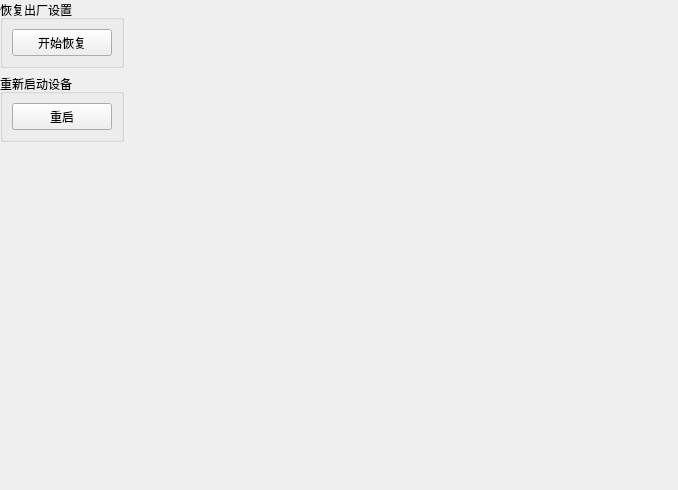
<?xml version="1.0" encoding="UTF-8"?>
<ui version="4.0">
 <class>DevcieControl</class>
 <widget class="QWidget" name="DevcieControl">
  <property name="geometry">
   <rect>
    <x>0</x>
    <y>0</y>
    <width>678</width>
    <height>490</height>
   </rect>
  </property>
  <property name="sizePolicy">
   <sizepolicy hsizetype="Expanding" vsizetype="Expanding">
    <horstretch>0</horstretch>
    <verstretch>0</verstretch>
   </sizepolicy>
  </property>
  <property name="windowTitle">
   <string>Form</string>
  </property>
  <layout class="QGridLayout" name="gridLayout">
   <property name="margin">
    <number>0</number>
   </property>
   <item row="0" column="0">
    <widget class="QGroupBox" name="gbResotre">
     <property name="sizePolicy">
      <sizepolicy hsizetype="Fixed" vsizetype="Fixed">
       <horstretch>0</horstretch>
       <verstretch>0</verstretch>
      </sizepolicy>
     </property>
     <property name="title">
      <string>恢复出厂设置</string>
     </property>
     <layout class="QVBoxLayout" name="verticalLayout_2">
      <property name="sizeConstraint">
       <enum>QLayout::SetFixedSize</enum>
      </property>
      <item>
       <widget class="QPushButton" name="btnStartRestore">
        <property name="sizePolicy">
         <sizepolicy hsizetype="Fixed" vsizetype="Fixed">
          <horstretch>0</horstretch>
          <verstretch>0</verstretch>
         </sizepolicy>
        </property>
        <property name="minimumSize">
         <size>
          <width>100</width>
          <height>27</height>
         </size>
        </property>
        <property name="maximumSize">
         <size>
          <width>100</width>
          <height>27</height>
         </size>
        </property>
        <property name="text">
         <string>开始恢复</string>
        </property>
       </widget>
      </item>
     </layout>
    </widget>
   </item>
   <item row="0" column="1">
    <spacer name="horizontalSpacer">
     <property name="orientation">
      <enum>Qt::Horizontal</enum>
     </property>
     <property name="sizeHint" stdset="0">
      <size>
       <width>543</width>
       <height>20</height>
      </size>
     </property>
    </spacer>
   </item>
   <item row="1" column="0">
    <widget class="QGroupBox" name="gbReboot">
     <property name="title">
      <string>重新启动设备</string>
     </property>
     <layout class="QVBoxLayout" name="verticalLayout">
      <property name="sizeConstraint">
       <enum>QLayout::SetFixedSize</enum>
      </property>
      <item>
       <widget class="QPushButton" name="pushButton_2">
        <property name="sizePolicy">
         <sizepolicy hsizetype="Fixed" vsizetype="Fixed">
          <horstretch>0</horstretch>
          <verstretch>0</verstretch>
         </sizepolicy>
        </property>
        <property name="minimumSize">
         <size>
          <width>100</width>
          <height>27</height>
         </size>
        </property>
        <property name="maximumSize">
         <size>
          <width>100</width>
          <height>27</height>
         </size>
        </property>
        <property name="text">
         <string>重启</string>
        </property>
       </widget>
      </item>
     </layout>
    </widget>
   </item>
   <item row="1" column="1">
    <spacer name="horizontalSpacer_2">
     <property name="orientation">
      <enum>Qt::Horizontal</enum>
     </property>
     <property name="sizeHint" stdset="0">
      <size>
       <width>543</width>
       <height>20</height>
      </size>
     </property>
    </spacer>
   </item>
   <item row="2" column="0">
    <spacer name="verticalSpacer">
     <property name="orientation">
      <enum>Qt::Vertical</enum>
     </property>
     <property name="sizeHint" stdset="0">
      <size>
       <width>20</width>
       <height>349</height>
      </size>
     </property>
    </spacer>
   </item>
  </layout>
 </widget>
 <resources/>
 <connections/>
</ui>
